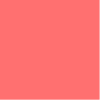
Frame 1 (no input)
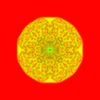
Frame 60 (no input)
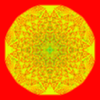
Frame 120 (the mouse pressed at the canvas centre since frame 60)

The p5.js sketch that drew these frames (run headless with seeded random() and noise() and a simulated clock; from frame 60 on, the mouse is pressed at the canvas centre):

// p5.js sketch
// ── sketch.js
/*jshint esversion: 6*/

let grid = [];
let nextGrid = [];

const size = 1;
const maxN = 25600;

function setup() {
  createCanvas(100, 100)
  for (let y = 0; y < height; y += size) {
    let nextRow = [];
    let row = [];
    for (let x = 0; x < width; x += size) {
      row.push(0);
      nextRow.push(0);
    }
    grid.push(row);
    nextGrid.push(nextRow);
  }
  colorMode(HSB, 255, 255, 255);

  grid[height / size / 2][width / size / 2] = maxN;

  console.log(grid);
  strokeWeight(size)
}

function draw() {
  for (let y = 0; y < height / size; y++) {
    for (let x = 0; x < width / size; x++) {
      let number = grid[y][x];
      map(number, 0, 360, 0, maxN)
      let c = map(number, 0, 16, 0, 255);
      stroke(c, 255, 255, 200);
      point(x * size, y * size);
    }
  }

  for (let i = 0; i < 100; i++)
    topple();
}

function topple() {

  let wSize = width / size, hSize = height / size;
  for (let y = 0; y < hSize; y++) {
    for (let x = 0; x < wSize; x++) {
      let number = grid[y][x];
      if (number < 4) {
        nextGrid[y][x] = number;
      } else
        nextGrid[y][x] = 0;
    }
  }

  for (let y = 0; y < hSize; y++) {
    for (let x = 0; x < wSize; x++) {
      let number = grid[y][x];

      if (number >= 4) {
        nextGrid[y][x] += (number - 4);

        if (y + 1 < hSize)
          nextGrid[y + 1][x] += 1;
        if (y - 1 > 0)
          nextGrid[y - 1][x] += 1;
        if (x + 1 < wSize)
          nextGrid[y][x + 1] += 1;
        if (x - 1 < wSize)
          nextGrid[y][x - 1] += 1;

      }
    }
  }

  for (var i = 0; i < nextGrid.length; i++)
    grid[i] = nextGrid[i].slice();

}
